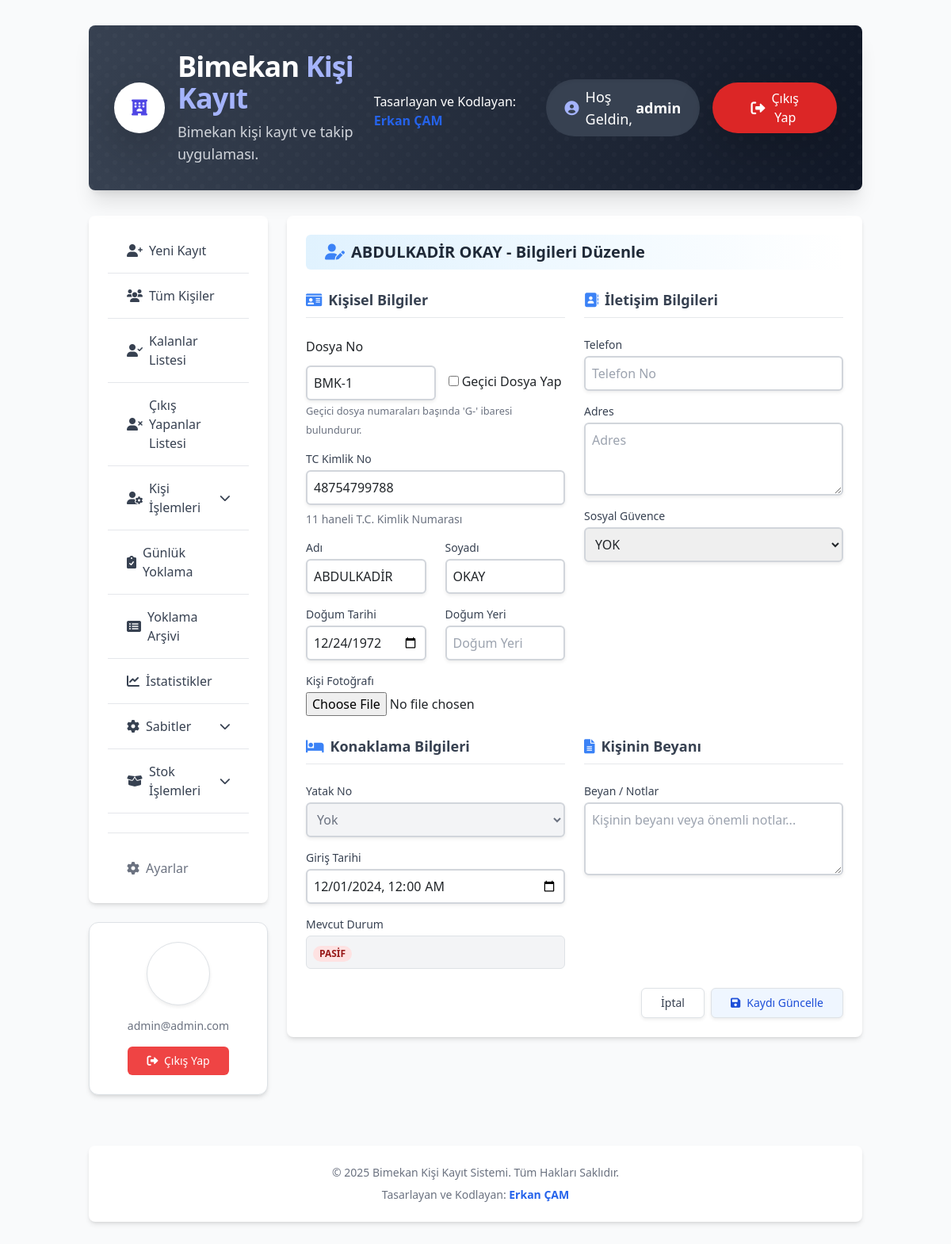
Before: /misafir/1/duzenle/ (signed in) with the older database file.
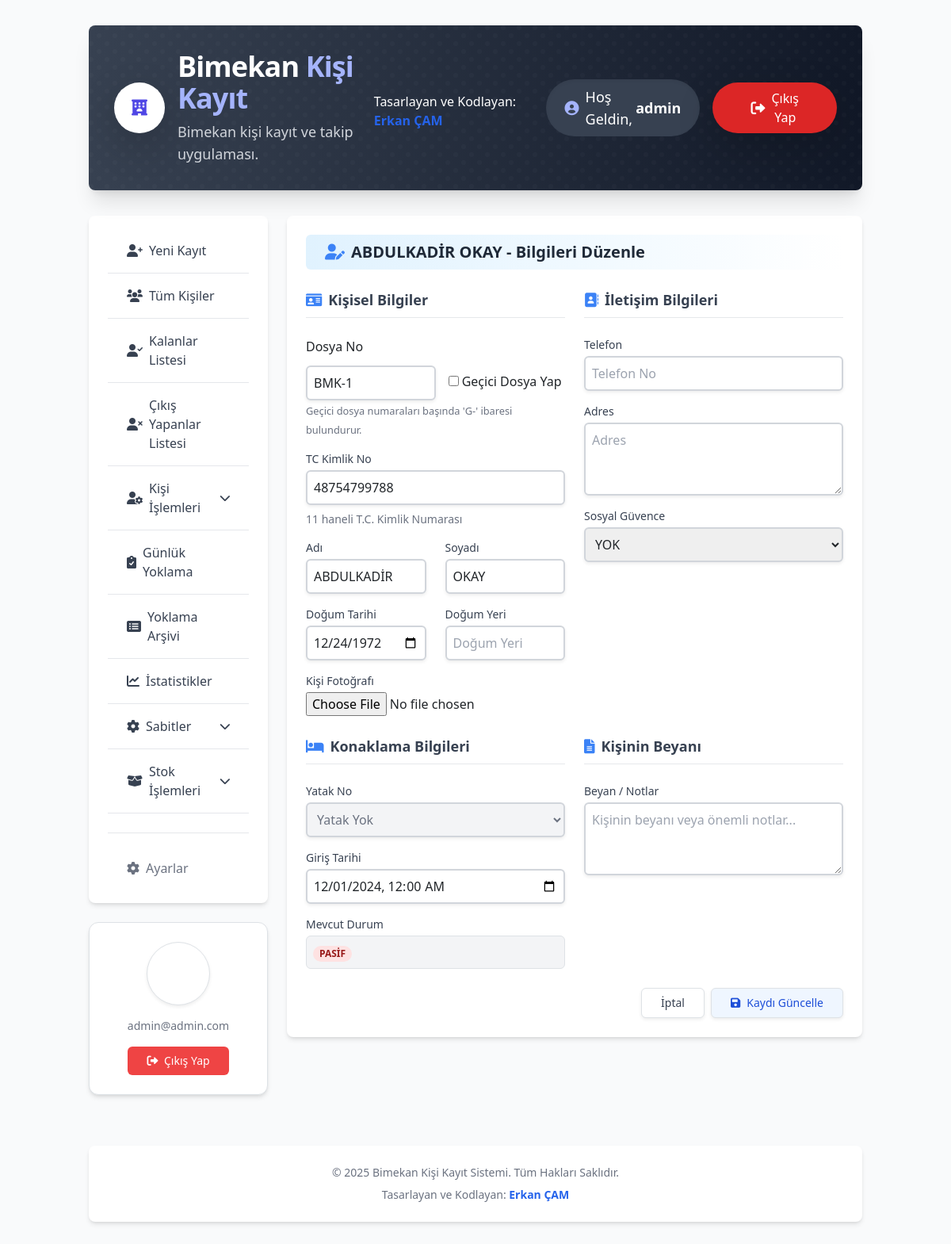
After: the same page with the newer database file.
### kayitlar/models.py (models this page shows, shortened)
class Misafir(models.Model):
    DURUM_SECENEKLERI = [
        ('AKTIF', 'Aktif'),
        ('PASIF', 'Pasif'),
    ]
    SOSYAL_GUVENCE_CHOICES = [
        ('SGK', 'SGK'),
        ('BAGKUR', 'Bağkur'),
        ('EMEKLI_SANDIGI', 'Emekli Sandığı'),
        ('YOK', 'Yok'),
        ('DIGER', 'Diğer'),
    ]
    dosya_no = models.CharField(
        max_length=30,
        unique=True,
        verbose_name="Dosya No",
        help_text="Kişiye özel benzersiz dosya numarası"
    )
    ad = models.CharField(max_length=100, verbose_name="Adı")
    soyad = models.CharField(max_length=100, verbose_name="Soyadı")
    tc_kimlik_no = models.CharField(
        max_length=11,
        unique=True,
        verbose_name="T.C. Kimlik No",
        help_text="11 haneli T.C. Kimlik Numarası"
    )
    giris_tarihi = models.DateTimeField(
        default=timezone.now,
        verbose_name="Giriş Tarihi"
    )
    cikis_tarihi = models.DateTimeField( # Misafir modeline taşındı
        blank=True,
        null=True,
        verbose_name="Çıkış Tarihi"
    )
    cikis_nedeni = models.TextField( # Misafir modeline taşındı
        verbose_name="Son Çıkış Nedeni",
        blank=True,
        null=True,
        help_text="Kişinin en son çıkış yapma nedeni."
    )
    dogum_tarihi = models.DateField(verbose_name="Doğum Tarihi")
    dogum_yeri = models.CharField(max_length=100, verbose_name="Doğum Yeri")
    telefon = models.CharField(
        max_length=20,
        blank=True,
        null=True,
        verbose_name="Telefonu"
    )
    durum = models.CharField(
        max_length=10,
        choices=DURUM_SECENEKLERI,
        default='AKTIF',
        verbose_name="Durum Bilgisi"
    )
    yatak_no = models.ForeignKey(
        Yatak,
        on_delete=models.SET_NULL,
        blank=True,
        null=True,
        verbose_name="Yatak Numarası",
        help_text="Kişinin kaldığı yatak numarası"
    )
    adres = models.TextField(
        blank=True,
        null=True,
        verbose_name="Adresi"
    )
    sosyal_guvence = models.ForeignKey(
        SosyalGuvence,
        on_delete=models.SET_NULL,
        blank=True,
        null=True,
        verbose_name="Sosyal Güvencesi"
    )
    fotograf = models.ImageField(
        upload_to='misafir_fotograflari/',
        blank=True,
        null=True,
        verbose_name="Kişi Fotoğrafı"
    )
    beyan = models.TextField(
        blank=True,
        null=True,
        verbose_name="Kişinin Beyanı",
        help_text="Kişinin kendi beyanı veya önemli notlar"
    )
    class Meta:
        verbose_name = "Misafir"
        verbose_name_plural = "Misafirler"
        ordering = ['-giris_tarihi']

class Yatak(models.Model):
    yatak_numarasi = models.CharField(max_length=10, unique=True, verbose_name="Yatak Numarası")
    dolu_mu = models.BooleanField(default=False, verbose_name="Dolu Mu?")
    class Meta:
        verbose_name = "Yatak"
        verbose_name_plural = "Yataklar"
        ordering = ['yatak_numarasi']

### kayitlar/views.py (the view, shortened to what this page needs)
# urls.py: path('misafir/<int:pk>/duzenle/', MisafirGuncelleView.as_view(), name='misafir_duzenle'),
class MisafirGuncelleView(LoginRequiredMixin, UpdateView):
    model = Misafir
    form_class = MisafirGuncelleForm
    template_name = 'bimekan/misafir_duzenle.html'
    context_object_name = 'misafir'
    def get_context_data(self, **kwargs):
        context = super().get_context_data(**kwargs)
        context['title'] = f"{self.object.ad} {self.object.soyad} - Bilgileri Düzenle"
        context['current_section'] = 'misafir-duzenle-form'
        return context

### kayitlar/models.py (called while the page is built)
    def __str__(self):
        return self.ad

### templates/bimekan/misafir_duzenle.html (shortened to what the changed rows need)
{% extends 'bimekan/base.html' %}
{% load static %}
{% block content %}
<div class="bg-white rounded-lg shadow-md p-6 mb-6">
    <h2 class="text-xl font-bold text-gray-800 bg-gradient-to-r from-sky-100 via-sky-50 to-white px-4 py-2 rounded-md flex items-center">
            <i class="fas fa-user-edit text-blue-500 mr-2"></i> {{ misafir.ad }} {{ misafir.soyad }} - Bilgileri Düzenle
        </h2>
    <form method="post" enctype="multipart/form-data" class="space-y-6">
        <div class="grid grid-cols-1 md:grid-cols-2 gap-6">
            <div>
                <div class="space-y-4">
                    <div class="form-row">
    <div class="form-input-wrapper flex items-center">
        {{ form.dosya_no }}
        <div class="checkbox-group ml-4">
            <label class="checkbox-item">
            </label>
        </div>
    </div>
</div>
                    <div>
                        <div class="mt-1">
                            {{ form.tc_kimlik_no }}
                        </div>
                    </div>
                    <div class="grid grid-cols-1 md:grid-cols-2 gap-4">
                        <div>
                            <div class="mt-1">
                                {{ form.ad }}
                            </div>
                        </div>
                        <div>
                            <div class="mt-1">
                                {{ form.soyad }}
                            </div>
                        </div>
                    </div>
                    <div class="grid grid-cols-1 md:grid-cols-2 gap-4">
                        <div>
                            <div class="mt-1">
                                {{ form.dogum_tarihi }}
                            </div>
                        </div>
                        <div>
                            <div class="mt-1">
                                {{ form.dogum_yeri }}
                            </div>
                        </div>
                    </div>
                    <div>
                        <div class="mt-1">
                            {{ form.fotograf }}
                        </div>
                    </div>
                </div>
            </div>
            <div>
                <div class="space-y-4">
                    <div>
                        <div class="mt-1">
                            {{ form.telefon }}
                        </div>
                    </div>
                    <div>
                        <div class="mt-1">
                            {{ form.adres }}
                        </div>
                    </div>
                    <div>
                        <div class="mt-1">
                            {{ form.sosyal_guvence }}
                        </div>
                    </div>
                </div>
            </div>
        </div>
        <div class="grid grid-cols-1 md:grid-cols-2 gap-6 mb-8">
            <div>
                <div class="space-y-4">
    <div>
        <div class="mt-1">
            {% if misafir.durum == 'AKTIF' %}
                {{ form.yatak_no }}
            {% else %}
                <select id="{{ form.yatak_no.id_for_label }}" name="{{ form.yatak_no.html_name }}" disabled
                        class="mt-1 block w-full rounded-md border-2 border-gray-300 bg-gray-100 text-gray-500 shadow-sm p-2 cursor-not-allowed">
                    {% if misafir.yatak_no %}
                        {% with yatak_numarasi_degeri=misafir.yatak_no.yatak_numarasi %}
                            {% if yatak_numarasi_degeri is None or yatak_numarasi_degeri == "" or yatak_numarasi_degeri|stringformat:"s"|upper == "NAN" %}
                                <option value="">Yok</option>
                            {% else %}
                                <option value="{{ misafir.yatak_no.pk }}" selected>{{ yatak_numarasi_degeri }}</option>
                            {% endif %}
                        {% endwith %}
                    {% else %}
                        <option value="">Yatak Yok</option>
                    {% endif %}
                </select>
            {% endif %}
        </div>
    </div>
                    <div>
                        <div class="mt-1">
                            {{ form.giris_tarihi }}
                        </div>
                    </div>
                </div>
            </div>
            <div>
                <div class="space-y-4">
                    <div>
                        <div class="mt-1">
                            {{ form.beyan }}
                        </div>
                    </div>
                </div>
            </div>
        </div>
        <div class="flex justify-end space-x-2">
        </div>
    </form>
</div>
{% endblock %}

Changed rows visible on the page:
changed Misafir "ABDULKADİR": yatak_no "Yok" → "Yatak Yok"
